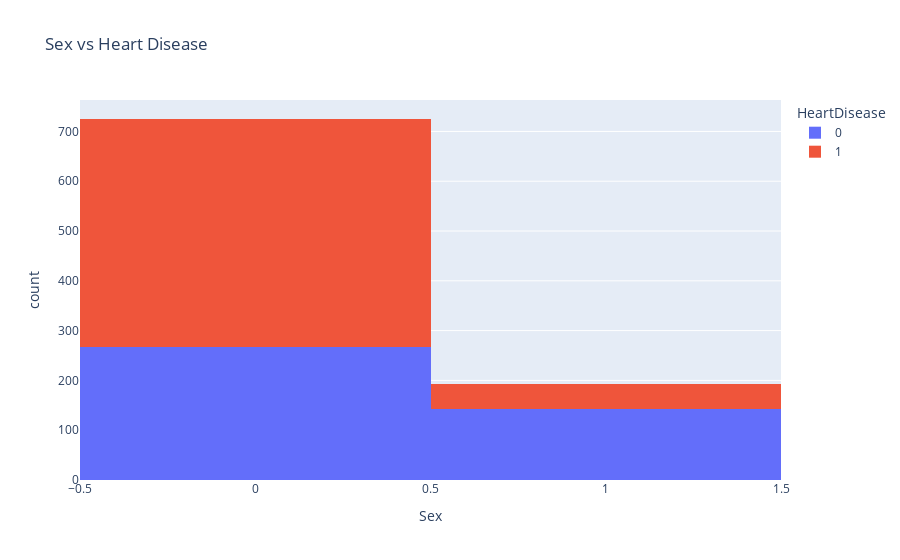

Notebook source saved alongside this figure:
### Markdown cell above
**Sex Vs Heart Disease**

### Code cell
#here i will create a histogram to visualize the relationship between
px.histogram(heart_df,x= 'Sex',color='HeartDisease', title='Sex vs Heart Disease')

# SEX : 0 = Male , 1 = Female

### Figure 1 — Plotly figure (JSON) as saved in the notebook; plotly's stock layout.template omitted (floating-point values rounded to 4 significant figures; data arrays with more than 128 entries replaced by an {"elided": "..."} marker saying what was removed)
{"data": [{"bingroup": "x", "hovertemplate": "HeartDisease=0<br>Sex=%{x}<br>count=%{y}<extra></extra>", "legendgroup": "0", "marker": {"color": "#636efa", "pattern": {"shape": ""}}, "name": "0", "orientation": "v", "showlegend": true, "type": "histogram", "x": {"elided": "410 int values"}, "xaxis": "x", "yaxis": "y"}, {"bingroup": "x", "hovertemplate": "HeartDisease=1<br>Sex=%{x}<br>count=%{y}<extra></extra>", "legendgroup": "1", "marker": {"color": "#EF553B", "pattern": {"shape": ""}}, "name": "1", "orientation": "v", "showlegend": true, "type": "histogram", "x": {"elided": "508 int values"}, "xaxis": "x", "yaxis": "y"}], "layout": {"barmode": "relative", "legend": {"title": {"text": "HeartDisease"}, "tracegroupgap": 0}, "title": {"text": "Sex vs Heart Disease"}, "xaxis": {"anchor": "y", "domain": [0, 1], "title": {"text": "Sex"}}, "yaxis": {"anchor": "x", "domain": [0, 1], "title": {"text": "count"}}}}
